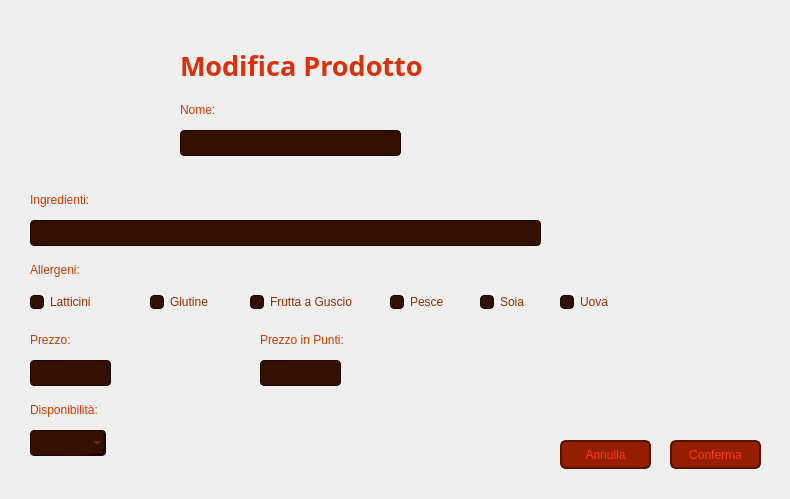
<?xml version="1.0" encoding="UTF-8"?>
<ui version="4.0">
 <class>VistaModificaProdottoAmministratore</class>
 <widget class="QWidget" name="VistaModificaProdottoAmministratore">
  <property name="geometry">
   <rect>
    <x>0</x>
    <y>0</y>
    <width>790</width>
    <height>499</height>
   </rect>
  </property>
  <property name="windowTitle">
   <string>Modifica Prodotto - CineMax</string>
  </property>
  <widget class="QLabel" name="Sfondo">
   <property name="geometry">
    <rect>
     <x>0</x>
     <y>0</y>
     <width>791</width>
     <height>501</height>
    </rect>
   </property>
   <property name="font">
    <font>
     <family>Segoe UI</family>
    </font>
   </property>
   <property name="styleSheet">
    <string notr="true">QLabel {
    background: qlineargradient(
        x1: 0, y1: 1,
        x2: 0, y2: 0,
        stop: 0 #210A00,
        stop: 1 #7D2100
    );
}</string>
   </property>
   <property name="text">
    <string/>
   </property>
  </widget>
  <widget class="QLabel" name="labelIconaFotoAmministratore">
   <property name="geometry">
    <rect>
     <x>30</x>
     <y>30</y>
     <width>131</width>
     <height>131</height>
    </rect>
   </property>
   <property name="text">
    <string/>
   </property>
   <property name="pixmap">
    <pixmap>Viste/Immagini/IconaFotoAmministratore.png</pixmap>
   </property>
   <property name="scaledContents">
    <bool>true</bool>
   </property>
  </widget>
  <widget class="QLabel" name="labelNome">
   <property name="geometry">
    <rect>
     <x>180</x>
     <y>100</y>
     <width>63</width>
     <height>20</height>
    </rect>
   </property>
   <property name="styleSheet">
    <string notr="true">QLabel {
    color: #C83C00;
}</string>
   </property>
   <property name="text">
    <string>Nome:</string>
   </property>
   <property name="alignment">
    <set>Qt::AlignmentFlag::AlignLeading|Qt::AlignmentFlag::AlignLeft|Qt::AlignmentFlag::AlignVCenter</set>
   </property>
  </widget>
  <widget class="QLabel" name="labelTitoloPrincipale">
   <property name="geometry">
    <rect>
     <x>180</x>
     <y>30</y>
     <width>351</width>
     <height>71</height>
    </rect>
   </property>
   <property name="font">
    <font>
     <family>Segoe UI Variable</family>
     <pointsize>20</pointsize>
     <bold>true</bold>
    </font>
   </property>
   <property name="styleSheet">
    <string notr="true">QLabel {
    color: #D7320C;
}</string>
   </property>
   <property name="text">
    <string>Modifica Prodotto</string>
   </property>
   <property name="alignment">
    <set>Qt::AlignmentFlag::AlignLeading|Qt::AlignmentFlag::AlignLeft|Qt::AlignmentFlag::AlignVCenter</set>
   </property>
  </widget>
  <widget class="QLabel" name="labelIngredienti">
   <property name="geometry">
    <rect>
     <x>30</x>
     <y>190</y>
     <width>81</width>
     <height>20</height>
    </rect>
   </property>
   <property name="styleSheet">
    <string notr="true">QLabel {
    color: #C83C00;
}</string>
   </property>
   <property name="text">
    <string>Ingredienti:</string>
   </property>
   <property name="alignment">
    <set>Qt::AlignmentFlag::AlignLeading|Qt::AlignmentFlag::AlignLeft|Qt::AlignmentFlag::AlignVCenter</set>
   </property>
  </widget>
  <widget class="QLabel" name="labelDisponibile">
   <property name="geometry">
    <rect>
     <x>30</x>
     <y>400</y>
     <width>101</width>
     <height>20</height>
    </rect>
   </property>
   <property name="styleSheet">
    <string notr="true">QLabel {
    color: #C83C00;
}</string>
   </property>
   <property name="text">
    <string>Disponibilità:</string>
   </property>
   <property name="alignment">
    <set>Qt::AlignmentFlag::AlignLeading|Qt::AlignmentFlag::AlignLeft|Qt::AlignmentFlag::AlignVCenter</set>
   </property>
  </widget>
  <widget class="QLabel" name="labelAllergeni">
   <property name="geometry">
    <rect>
     <x>30</x>
     <y>260</y>
     <width>81</width>
     <height>20</height>
    </rect>
   </property>
   <property name="styleSheet">
    <string notr="true">QLabel {
    color: #C83C00;
}</string>
   </property>
   <property name="text">
    <string>Allergeni:</string>
   </property>
   <property name="alignment">
    <set>Qt::AlignmentFlag::AlignLeading|Qt::AlignmentFlag::AlignLeft|Qt::AlignmentFlag::AlignVCenter</set>
   </property>
  </widget>
  <widget class="QLabel" name="labelPrezzo">
   <property name="geometry">
    <rect>
     <x>30</x>
     <y>330</y>
     <width>81</width>
     <height>20</height>
    </rect>
   </property>
   <property name="styleSheet">
    <string notr="true">QLabel {
    color: #C83C00;
}</string>
   </property>
   <property name="text">
    <string>Prezzo:</string>
   </property>
   <property name="alignment">
    <set>Qt::AlignmentFlag::AlignLeading|Qt::AlignmentFlag::AlignLeft|Qt::AlignmentFlag::AlignVCenter</set>
   </property>
  </widget>
  <widget class="QLineEdit" name="lineEditNome">
   <property name="geometry">
    <rect>
     <x>180</x>
     <y>130</y>
     <width>221</width>
     <height>26</height>
    </rect>
   </property>
   <property name="styleSheet">
    <string notr="true">QLineEdit {
    background-color: #320F00;
    color: #962D00;
    border: 1px solid #190700;
    border-radius: 4px;
}</string>
   </property>
   <property name="text">
    <string/>
   </property>
  </widget>
  <widget class="QLineEdit" name="lineEditPrezzo">
   <property name="geometry">
    <rect>
     <x>30</x>
     <y>360</y>
     <width>81</width>
     <height>26</height>
    </rect>
   </property>
   <property name="styleSheet">
    <string notr="true">QLineEdit {
    background-color: #320F00;
    color: #962D00;
    border: 1px solid #190700;
    border-radius: 4px;
}</string>
   </property>
   <property name="text">
    <string/>
   </property>
  </widget>
  <widget class="QComboBox" name="comboBoxDisponibile">
   <property name="geometry">
    <rect>
     <x>30</x>
     <y>430</y>
     <width>76</width>
     <height>26</height>
    </rect>
   </property>
   <property name="styleSheet">
    <string notr="true">QComboBox {
    background-color: #320F00;
    color: #962D00;
    border: 1px solid #190700;
    border-radius: 4px;
}

QComboBox QAbstractItemView {
    background-color: #320F00;
        color: #962D00;
    border: 1px solid #190700;
        border-radius: 4px;
    selection-background-color: #C83200;
}

QComboBox QAbstractItemView::item:hover {
    background-color: #C83200;
}</string>
   </property>
  </widget>
  <widget class="QCheckBox" name="checkBoxAllergene1">
   <property name="geometry">
    <rect>
     <x>30</x>
     <y>290</y>
     <width>91</width>
     <height>24</height>
    </rect>
   </property>
   <property name="styleSheet">
    <string notr="true">QCheckBox {
        color: #962D00;
}

QCheckBox::indicator {
    background-color: #320F00;
    border: 1px solid #190700;
    border-radius: 4px;
}

QCheckBox::indicator:hover {
            background-color: #C83200;
}

QCheckBox::indicator:checked {
            background-color: #C83200;
}


</string>
   </property>
   <property name="text">
    <string>Latticini</string>
   </property>
  </widget>
  <widget class="QCheckBox" name="checkBoxAllergene2">
   <property name="geometry">
    <rect>
     <x>150</x>
     <y>290</y>
     <width>71</width>
     <height>24</height>
    </rect>
   </property>
   <property name="styleSheet">
    <string notr="true">QCheckBox {
        color: #962D00;
}

QCheckBox::indicator {
    background-color: #320F00;
    border: 1px solid #190700;
    border-radius: 4px;
}

QCheckBox::indicator:hover {
            background-color: #C83200;
}

QCheckBox::indicator:checked {
            background-color: #C83200;
}


</string>
   </property>
   <property name="text">
    <string>Glutine</string>
   </property>
  </widget>
  <widget class="QCheckBox" name="checkBoxAllergene3">
   <property name="geometry">
    <rect>
     <x>250</x>
     <y>290</y>
     <width>121</width>
     <height>24</height>
    </rect>
   </property>
   <property name="styleSheet">
    <string notr="true">QCheckBox {
        color: #962D00;
}

QCheckBox::indicator {
    background-color: #320F00;
    border: 1px solid #190700;
    border-radius: 4px;
}

QCheckBox::indicator:hover {
            background-color: #C83200;
}

QCheckBox::indicator:checked {
            background-color: #C83200;
}


</string>
   </property>
   <property name="text">
    <string>Frutta a Guscio</string>
   </property>
  </widget>
  <widget class="QCheckBox" name="checkBoxAllergene4">
   <property name="geometry">
    <rect>
     <x>390</x>
     <y>290</y>
     <width>71</width>
     <height>24</height>
    </rect>
   </property>
   <property name="styleSheet">
    <string notr="true">QCheckBox {
        color: #962D00;
}

QCheckBox::indicator {
    background-color: #320F00;
    border: 1px solid #190700;
    border-radius: 4px;
}

QCheckBox::indicator:hover {
            background-color: #C83200;
}

QCheckBox::indicator:checked {
            background-color: #C83200;
}


</string>
   </property>
   <property name="text">
    <string>Pesce</string>
   </property>
  </widget>
  <widget class="QCheckBox" name="checkBoxAllergene6">
   <property name="geometry">
    <rect>
     <x>560</x>
     <y>290</y>
     <width>71</width>
     <height>24</height>
    </rect>
   </property>
   <property name="styleSheet">
    <string notr="true">QCheckBox {
        color: #962D00;
}

QCheckBox::indicator {
    background-color: #320F00;
    border: 1px solid #190700;
    border-radius: 4px;
}

QCheckBox::indicator:hover {
            background-color: #C83200;
}

QCheckBox::indicator:checked {
            background-color: #C83200;
}


</string>
   </property>
   <property name="text">
    <string>Uova</string>
   </property>
  </widget>
  <widget class="QLineEdit" name="lineEditIngredienti">
   <property name="geometry">
    <rect>
     <x>30</x>
     <y>220</y>
     <width>511</width>
     <height>26</height>
    </rect>
   </property>
   <property name="styleSheet">
    <string notr="true">QLineEdit {
    background-color: #320F00;
    color: #962D00;
    border: 1px solid #190700;
    border-radius: 4px;
}</string>
   </property>
   <property name="text">
    <string/>
   </property>
  </widget>
  <widget class="QPushButton" name="pushButtonConferma">
   <property name="geometry">
    <rect>
     <x>670</x>
     <y>440</y>
     <width>91</width>
     <height>29</height>
    </rect>
   </property>
   <property name="styleSheet">
    <string notr="true">QPushButton {
    background-color: #961E00;
    color: #FF3C00;
    border: 2px solid #501400;
    border-radius: 6px;
}

QPushButton:focus {
    outline: none;
}

QPushButton:hover {
    background-color: #C83200;
}</string>
   </property>
   <property name="text">
    <string>Conferma</string>
   </property>
  </widget>
  <widget class="QPushButton" name="pushButtonAnnulla">
   <property name="geometry">
    <rect>
     <x>560</x>
     <y>440</y>
     <width>91</width>
     <height>29</height>
    </rect>
   </property>
   <property name="styleSheet">
    <string notr="true">QPushButton {
    background-color: #961E00;
    color: #FF3C00;
    border: 2px solid #501400;
    border-radius: 6px;
}

QPushButton:focus {
    outline: none;
}

QPushButton:hover {
    background-color: #C83200;
}</string>
   </property>
   <property name="text">
    <string>Annulla</string>
   </property>
  </widget>
  <widget class="QCheckBox" name="checkBoxAllergene5">
   <property name="geometry">
    <rect>
     <x>480</x>
     <y>290</y>
     <width>71</width>
     <height>24</height>
    </rect>
   </property>
   <property name="styleSheet">
    <string notr="true">QCheckBox {
        color: #962D00;
}

QCheckBox::indicator {
    background-color: #320F00;
    border: 1px solid #190700;
    border-radius: 4px;
}

QCheckBox::indicator:hover {
            background-color: #C83200;
}

QCheckBox::indicator:checked {
            background-color: #C83200;
}


</string>
   </property>
   <property name="text">
    <string>Soia</string>
   </property>
  </widget>
  <widget class="QLabel" name="labelErroreNome">
   <property name="geometry">
    <rect>
     <x>410</x>
     <y>130</y>
     <width>121</width>
     <height>20</height>
    </rect>
   </property>
   <property name="styleSheet">
    <string notr="true">QLabel {
    color: #FF0000
}</string>
   </property>
   <property name="text">
    <string/>
   </property>
   <property name="alignment">
    <set>Qt::AlignmentFlag::AlignLeading|Qt::AlignmentFlag::AlignLeft|Qt::AlignmentFlag::AlignVCenter</set>
   </property>
  </widget>
  <widget class="QLabel" name="labelErroreIngredienti">
   <property name="geometry">
    <rect>
     <x>550</x>
     <y>220</y>
     <width>221</width>
     <height>20</height>
    </rect>
   </property>
   <property name="styleSheet">
    <string notr="true">QLabel {
    color: #FF0000
}</string>
   </property>
   <property name="text">
    <string/>
   </property>
   <property name="alignment">
    <set>Qt::AlignmentFlag::AlignLeading|Qt::AlignmentFlag::AlignLeft|Qt::AlignmentFlag::AlignVCenter</set>
   </property>
  </widget>
  <widget class="QLabel" name="labelErrorePrezzo">
   <property name="geometry">
    <rect>
     <x>120</x>
     <y>360</y>
     <width>121</width>
     <height>20</height>
    </rect>
   </property>
   <property name="styleSheet">
    <string notr="true">QLabel {
    color: #FF0000
}</string>
   </property>
   <property name="text">
    <string/>
   </property>
   <property name="alignment">
    <set>Qt::AlignmentFlag::AlignLeading|Qt::AlignmentFlag::AlignLeft|Qt::AlignmentFlag::AlignVCenter</set>
   </property>
  </widget>
  <widget class="QLabel" name="labelErroreDisponibile">
   <property name="geometry">
    <rect>
     <x>120</x>
     <y>430</y>
     <width>161</width>
     <height>20</height>
    </rect>
   </property>
   <property name="styleSheet">
    <string notr="true">QLabel {
    color: #FF0000
}</string>
   </property>
   <property name="text">
    <string/>
   </property>
   <property name="alignment">
    <set>Qt::AlignmentFlag::AlignLeading|Qt::AlignmentFlag::AlignLeft|Qt::AlignmentFlag::AlignVCenter</set>
   </property>
  </widget>
  <widget class="QLabel" name="labelPrezzoPunti">
   <property name="geometry">
    <rect>
     <x>260</x>
     <y>330</y>
     <width>131</width>
     <height>20</height>
    </rect>
   </property>
   <property name="styleSheet">
    <string notr="true">QLabel {
    color: #C83C00;
}</string>
   </property>
   <property name="text">
    <string>Prezzo in Punti:</string>
   </property>
   <property name="alignment">
    <set>Qt::AlignmentFlag::AlignLeading|Qt::AlignmentFlag::AlignLeft|Qt::AlignmentFlag::AlignVCenter</set>
   </property>
  </widget>
  <widget class="QLineEdit" name="lineEditPrezzoPunti">
   <property name="geometry">
    <rect>
     <x>260</x>
     <y>360</y>
     <width>81</width>
     <height>26</height>
    </rect>
   </property>
   <property name="styleSheet">
    <string notr="true">QLineEdit {
    background-color: #320F00;
    color: #962D00;
    border: 1px solid #190700;
    border-radius: 4px;
}</string>
   </property>
   <property name="text">
    <string/>
   </property>
  </widget>
  <widget class="QLabel" name="labelErrorePrezzoPunti">
   <property name="geometry">
    <rect>
     <x>350</x>
     <y>360</y>
     <width>161</width>
     <height>20</height>
    </rect>
   </property>
   <property name="styleSheet">
    <string notr="true">QLabel {
    color: #FF0000
}</string>
   </property>
   <property name="text">
    <string/>
   </property>
   <property name="alignment">
    <set>Qt::AlignmentFlag::AlignLeading|Qt::AlignmentFlag::AlignLeft|Qt::AlignmentFlag::AlignVCenter</set>
   </property>
  </widget>
 </widget>
 <resources/>
 <connections/>
</ui>
